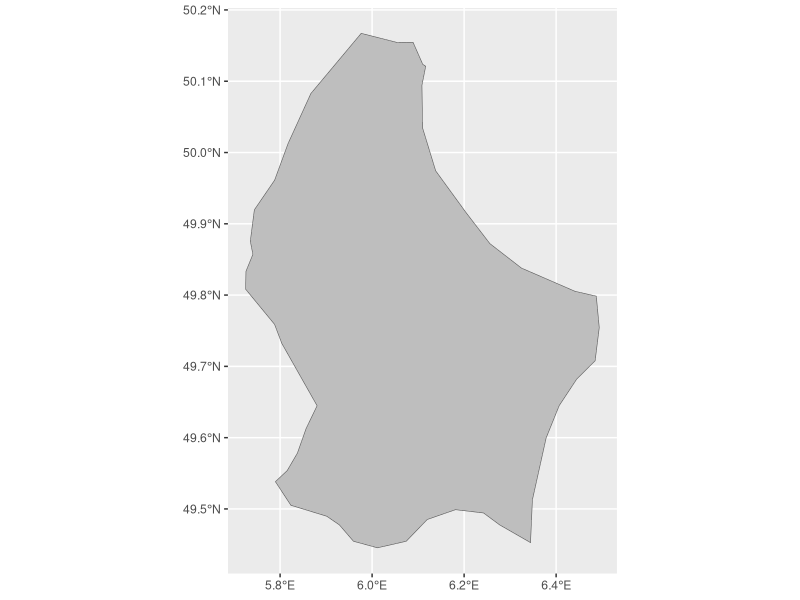

Reproduce this figure in R. (Note: this script raises an error after producing the figure.)
# First, install and load the necessary libraries
install.packages(c("ggplot2", "sf", "rnaturalearth"))
library(ggplot2)
library(sf)
library(rnaturalearth)

# Next, use the ne_countries function from the rnaturalearth package to
# download a shapefile of Luxembourg
luxembourg <- ne_countries(scale = "medium", country = "Luxembourg", returnclass = "sf")

# Use the st_geometry function from the sf package to extract the geometry
# of Luxembourg as a simple feature object
luxembourg_geom <- st_geometry(luxembourg)

# Now, create a ggplot object and add the Luxembourg geometry to it
# using the geom_sf function. You can also customize the appearance of
# the map by setting additional aesthetic mappings, such as fill color
# or line color.
plot <- ggplot() + geom_sf(data = luxembourg, fill = "gray")

# Finally, use the ggplot function to display the plot
ggplot(plot)
